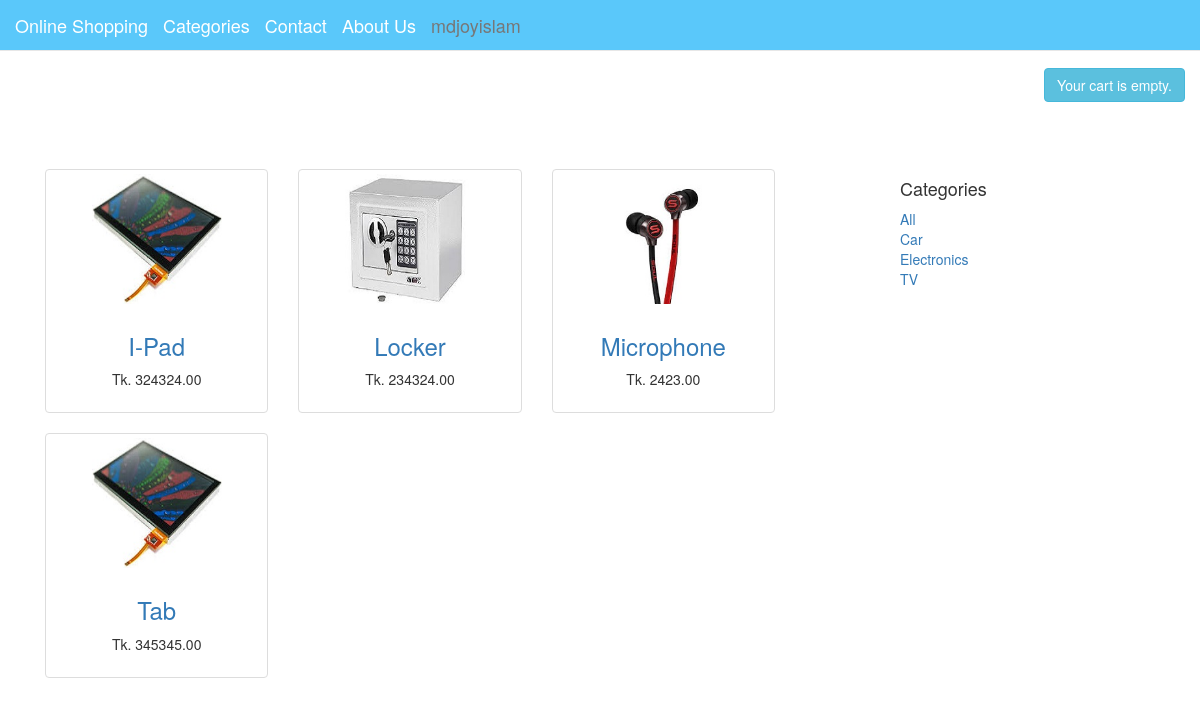
The app's page /electronics/ (signed in) with its own data.
### shop/models.py (models this page shows, shortened)
class Product(models.Model):
    category = models.ForeignKey(Category, related_name='products',
                                 on_delete=models.CASCADE)
    name = models.CharField(max_length=100, db_index=True)
    slug = models.SlugField(max_length=100, db_index=True)
    description = models.TextField(blank=True)
    price = models.DecimalField(max_digits=10, decimal_places=2)
    available = models.BooleanField(default=True)
    stock = models.PositiveIntegerField()
    created_at = models.DateTimeField(auto_now_add=True)
    updated_at = models.DateTimeField(auto_now=True)
    image = models.ImageField(upload_to='products/%Y/%m/%d', blank=True)
    class Meta:
        ordering = ('name',)
        index_together = (('id', 'slug'),)
    def get_absolute_url(self):
        return reverse('shop:product_detail', args=[self.id, self.slug])

class Category(models.Model):
    name = models.CharField(max_length=150, db_index=True)
    slug = models.SlugField(max_length=150, unique=True, db_index=True)
    created_at = models.DateTimeField(auto_now_add=True)
    updated_at = models.DateTimeField(auto_now=True)
    class Meta:
        ordering = ('name',)
        verbose_name = 'category'
        verbose_name_plural = 'categories'
    def get_absolute_url(self):
        return reverse('shop:product_list_by_category', args=[self.slug])

### shop/views.py (the view)
# urls.py: path('', views.product_list, name='product_list'),
def product_list(request, category_slug=None):
    category = None
    categories = Category.objects.all()
    products = Product.objects.filter(available=True)
    if category_slug:
        category = get_object_or_404(Category, slug=category_slug)
        products = Product.objects.filter(category=category)
    context = {
        'category': category,
        'categories': categories,
        'products': products
    }
    return render(request, 'shop/product/list.html', context)

### cart/cart.py (called while the page is built)
    def __len__(self):
        return sum(item['quantity'] for item in self.cart.values())

### cart/context_processors.py (called while the page is built)
def cart(request):
    return {'cart': Cart(request)}

### shop/templates/shop/product/list.html (shortened to what this page needs)
{% extends 'shop/base.html' %}
{% load static %}
{% block content %}
<div class="container-fluid">
    <div class="row" style="margin-top: 6%">
        <div class="col-sm-8 blog-main">
            <div class="blog-post">
                <div class="row">
                    {% for product in products %}
                        <div class="col-md-4">
                            <div class="thumbnail">
                                 <a href="{{ product.get_absolute_url }}">
                                    <img src="{% if product.image %} {{ product.image.url }} {% else %} {% static 'img/default.jpg'%} {% endif %}" alt="..." style="height: 130px; width: auto">
                                    </a>
                                    <div class="caption">
                                        <h3 class="text-center">
                                        <a href="{{ product.get_absolute_url }}">{{ product.name }}</a>
                                        </h3>
                                        <p class="text-center">Tk. {{ product.price }}</p>
                                    </div>
                            </div>
                        </div>
                    {% endfor %}
                </div>
             </div>
            </div>
            <div class="col-sm-3 col-sm-offset-1 blog-sidebar">
                <div class="sidebar-module">
                    <h4>Categories</h4>
                    <ol class="list-unstyled">
                        <li {% if not category %} class="active"{% endif %}><a href="{% url 'shop:product_list' %}">All</a></li>
                        {% for c in categories %}
                        <li {% if category.slug == c.slug %} class="active"{% endif %}>
                        <a href="{{ c.get_absolute_url }}">{{ c.name }}</a>
                            </li>
                        {% endfor %}
                    </ol>
                </div>
            </div>
        </div>
</div>
{% endblock %}

### shop/templates/shop/navbar.html (shortened to what this page needs)
{% load static %}
<nav class="navbar navbar-default navbar-fixed-top" role="navigation" style="margin-bottom: 0px; background-color: #5AC8FA;">
        <div class="container-fluid">
            <div class="navbar-header">
                <a class="navbar-brand" href="{% url 'shop:product_list' %}" style="color: #ffffff">Online Shopping</a>
            </div>
            <div class="navbar-brand dropdown">
                <a class="nav-link dropdown-toggle"  style="color: #ffffff" href="#" id="navbarDropdownMenuLink" data-toggle="dropdown" aria-haspopup="true" aria-expanded="false">Categories</a>
             </div>
            <div class="navbar-header">
                <a class="navbar-brand" href="#" style="color: #ffffff">Contact</a>
            </div>
            <div class="navbar-header">
                <a class="navbar-brand" href="#" style="color: #ffffff">About Us</a>
            </div>
             <div class="navbar-header dropdown">
                    {% if request.user.is_authenticated %}
                         <a class="navbar-brand dropdown-toggle"   href="#" id="navbarDropdownMenuLink1" data-toggle="dropdown" aria-haspopup="true" aria-expanded="false">{{ request.user.username }}</a>
                              {% else %}
                                  <a class="navbar-brand" href="{% url 'shop:login' %}" style="color: #ffffff">Sign in</a>
                                  <a class="navbar-brand" href="{% url 'shop:signup' %}" style="color: #ffffff">Sign up</a>
                          </ul>
                    {% endif %}
            </div>
        </div>
</nav>

### records on screen
Product: image (picture), name "I-Pad", price "324324.00"
Product: image (picture), name "Locker", price "234324.00"
Product: image (picture), name "Microphone", price "2423.00"
Product: image (picture), name "Tab", price "345345.00"
Category: name "Car"
Category: name "Electronics"
Category: name "TV"

### other values on screen
{{ request.user.username }} "mdjoyislam"
